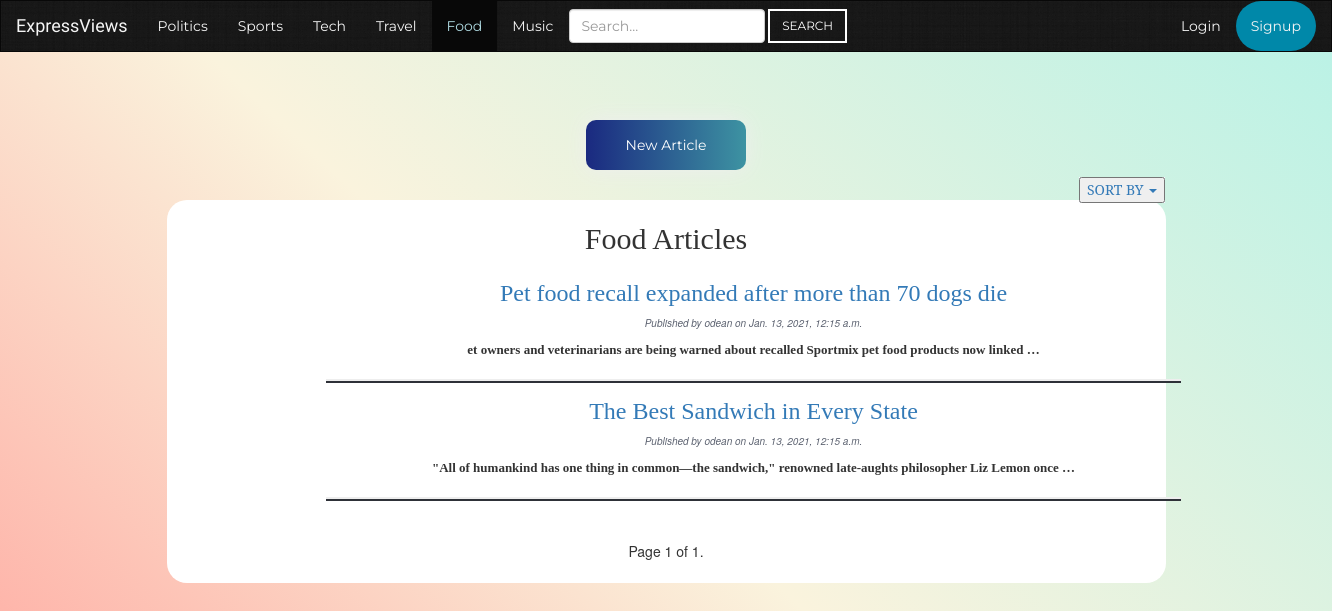
/home/mysite/food/page/, run on the app's committed database.
### mysite/models.py (models this page shows, shortened)
class Article (models.Model):
    body = models.TextField()
    title = models.CharField(max_length=200)
    author = models.ForeignKey(User, on_delete=models.CASCADE, related_name='posts')
    slug = models.SlugField(max_length=200)
    publish = models.DateTimeField(default=timezone.now)
    created = models.DateTimeField(auto_now_add=True)
    updated = models.DateTimeField(auto_now=True)
    likes = models.ManyToManyField(User, related_name='article_likes')
    dislikes = models.ManyToManyField(User, related_name='article_dislikes')
    TOPIC_CHOICES = (
        ("Politics", "Politics"),
        ("Sports", "Sports"),
        ("Tech", "Tech"),
        ("Travel", "Travel"),
        ("Food", "Food"),
        ("Music", "Music"),
    )
    topic = models.CharField(max_length=350, choices=TOPIC_CHOICES, default='...')
    class Meta:
        ordering = ('-publish',)
    def get_absolute_url(self):
        return reverse('mysite:Politics_detail', args=[self.slug])

### mysite/views.py (the view)
# urls.py: path('food/page/', views.FoodIndex.as_view(), name='Food_index'),
class FoodIndex(ListView):
    queryset = Article.objects.filter(topic='Food')
    context_object_name = 'articles_list'
    paginate_by = 4
    template_name = 'mysite/article/list_food.html'

### mysite/templates/mysite/article/list_food.html
{% extends "mysite/food.html" %}
{% block article_content %}
    <h2 class="text-center">Food Articles</h2>
    <br>
    {% for article in articles_list %}
        <div class="container">
            <h3 class="list_titles"><a href="{{ article.get_absolute_url }}">{{ article.title }}</a></h3>
            <p class="date_published">Published by {{ article.author }} on {{ article.publish }}</p>
            <div class="body-preview">
            {{ article.body|truncatewords:15|linebreaks }}
            </div>
            <hr class="horizontal-line">
        </div>
    {% endfor %}
    {% include "pagination.html" with page=page_obj%}
{% endblock %}

### mysite/static/mysite/style.css (style rules this page uses)
body { background-size: cover; background-repeat: no-repeat; background-attachment: fixed; background-color: #ffa69e; background-image: linear-gradient(43deg, #ffa69e 0%, #faf3dd 46%, #b8f2e6 100%); }
.horizontal-line { height:2px; width:75%; border-width:2px; color:#2e3138; background-color: #2e3138; }
.date_published { color: #5c6270; font-size: 10px; font-style: italic; }
.body-preview { font-weight: bold; font-family: "Times New Roman", "sans-serif"; margin-left: 50px; margin-right: 50px; font-size: 13px; }
.list_titles { margin-left: 120px; margin-right: 120px; margin-top: -5px; font-family: 'Lora', serif; }
.text-center { font-family: 'Lora', serif; }

### data on the page
Article: title "Pet food recall expanded after more than 70 dogs die", author "odean", publish "Jan. 13, 2021, 12:15 a.m.", body "et owners and veterinarians are being warned about recalled Sportmix pet food products now linked …"
Article: title "The Best Sandwich in Every State", author "odean", publish "Jan. 13, 2021, 12:15 a.m.", body "\"All of humankind has one thing in common—the sandwich,\" renowned late-aughts philosopher Liz Lemon once …"

### other printed values
{{ page.number }} "1"
{{ page.paginator.num_pages }} "1"
